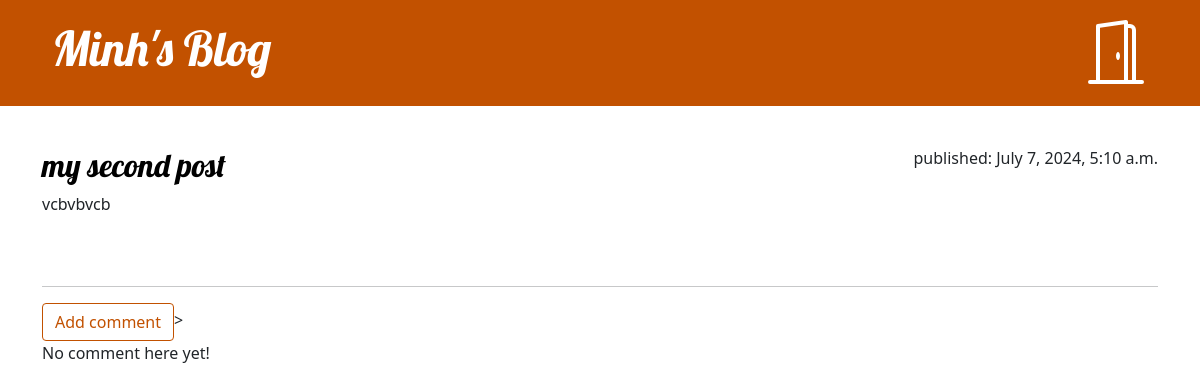
The page /post/2 on the database as committed earlier.
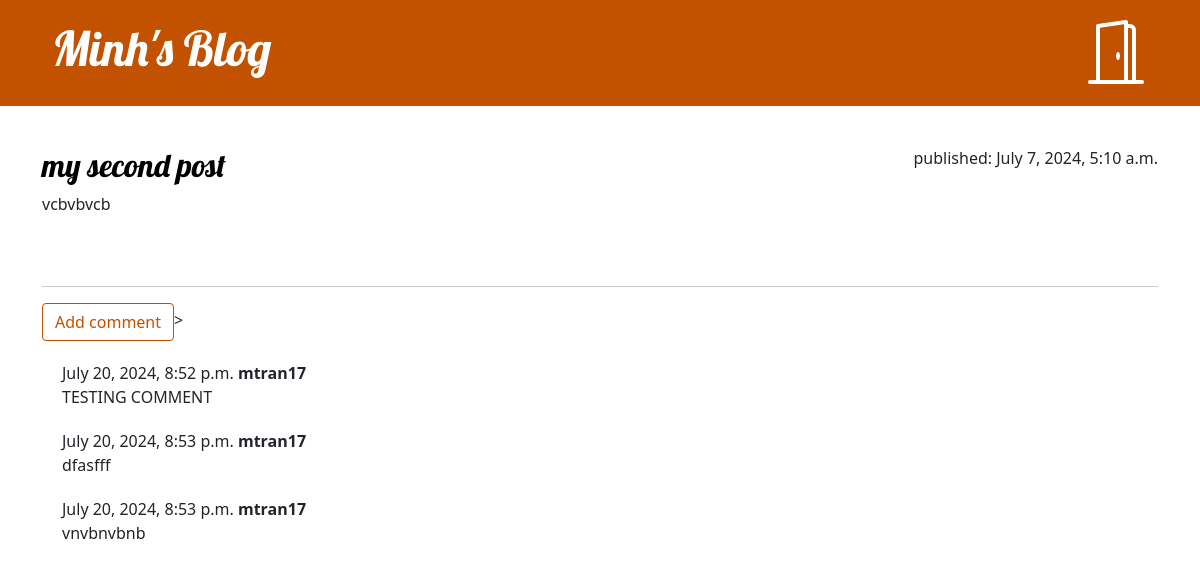
The same page on the database as committed later.
### blog/models.py (models this page shows, shortened)
class Post(models.Model):
    author=models.ForeignKey(settings.AUTH_USER_MODEL,on_delete=models.CASCADE)#if deleted, deleted everything
    title=models.CharField(max_length=200)
    text = models.TextField()
    created_date=models.DateTimeField(default=timezone.now)
    published_date=models.DateTimeField(blank=True, null=True)# blank and empty when first post

class Comment(models.Model):
    post = models.ForeignKey('blog.Post', on_delete=models.CASCADE, related_name="comments")
    author = models.CharField(max_length= 200)
    text = models.TextField()
    created_date = models.DateTimeField(default=timezone.now)
    approved_comment = models.BooleanField(default=False)

### blog/views.py (the view)
# urls.py: path('post/<int:pk>', views.post_detail, name='post_detail'),
def post_detail(request,pk):
    post = get_object_or_404(Post,pk=pk)
    return render(request,'blog/post_detail.html',{'post':post})

### blog/templates/blog/post_detail.html (shortened to what this page needs)
{% extends 'blog/base.html' %}
{% block content %}
        <article class="post">
            {% if post.published_date %}
                <time class="date">published: {{post.published_date}}</time>
            {%else%}
                <a class="btn btn-secondary" href="{% url 'post_publish' pk=post.pk%}">Publish</a>>
            {% endif %}
                <h2><a href="{% url 'post_detail' pk=post.pk %}">{{post.title}}</a></h2>
            <p>{{post.text|linebreaksbr}}</p>
        </article>
        <hr>
        <a class="btn btn-secondary" href="{% url 'add_comment_to_post' pk=post.pk%}">Add comment</a>>
        {% for comment in post.comments.all%}
        <div class="comment">
            <time class="date">{{comment.created_date}}</time>
            <strong>{{comment.author}}</strong>
            <p>{{comment.text|linebreaksbr}}</p>
        </div>
        {%empty%}
            <p>No comment here yet!</p>
        {%endfor%}
{% endblock %}

### blog/templates/blog/base.html (shortened to what this page needs)
{% load static %}
<!DOCTYPE html>
<html>
    <head>
        <link rel="stylesheet" href="https://cdn.jsdelivr.net/npm/bootstrap@5.1.3/dist/css/bootstrap.min.css">
        <link rel="stylesheet" href="{% static 'css/blog.css'%}">
    </head>
    <body>
        <header class="page-header">
            <div class="container">
                {%if user.is_authenticated%}
                    <a href="{% url 'post_new'%}" class="topmenu">
                        {% include './icons/file-earmark-plus.svg' %}
                    </a>
                    <a href="{% url 'post_draft_list' %}" class="topmenu">
                        {% include './icons/pencil-square.svg' %}
                    </a>
                    <a href="{% url 'logout' %}" class="topmenu">
                        {% include './icons/door-open-fill.svg' %}
                    </a>
                {% else %}
                    <a href="{% url 'login' %}" class="topmenu">
                    </a>
                {% endif%}
            <h1><a href="/">Minh's Blog</a></h1>
            </div>
        </header>
        <main class="container">
            <div class="row">
                <div class="col">
                    {% block content %}
                    {% endblock %}
                </div>
            </div>
        </main>
    </body>
</html>

### blog/static/css/blog.css (style rules this page uses)
h1 a, h2 a { color:#c25100; font-family: 'Lobster'; }
.page-header { background-color: #c25100; margin-top: 0; margin-bottom: 40px; padding: 20px 20px 20px 40px; }
.page-header h1, .page-header h1 a, .page-header h1 a:visited, .page-header h1 a:active { color: #fff; font-size: 36pt; text-decoration: none; }
h1, h2, h3, h4 { font-family: 'Lobster'; }
.post { margin-bottom: 70px; }
.post h2 a, .post h2 a:visited { color: #000; text-decoration: none; }
.post > .date { float: right; }
.topmenu, .topmenu:hover, .topmenu:visited { color:#fff; float: right; font-size: 26pt; margin-right: 20px; }
.btn-secondary, .btn-secondary:visited { color: #c25100; background: none; border-color: #c25100; }
.comment { margin: 20px 0px 20px 20px; }

Rows that differ between the two databases and show on the page:
added Comment: created_date "July 20, 2024, 8:52 p.m.", author "mtran17", text "TESTING COMMENT"
added Comment: created_date "July 20, 2024, 8:53 p.m.", author "mtran17", text "dfasfff"
added Comment: created_date "July 20, 2024, 8:53 p.m.", author "mtran17", text "vnvbnvbnb"
Other text that changed with them:
text no longer shown: "No comment here yet!"
